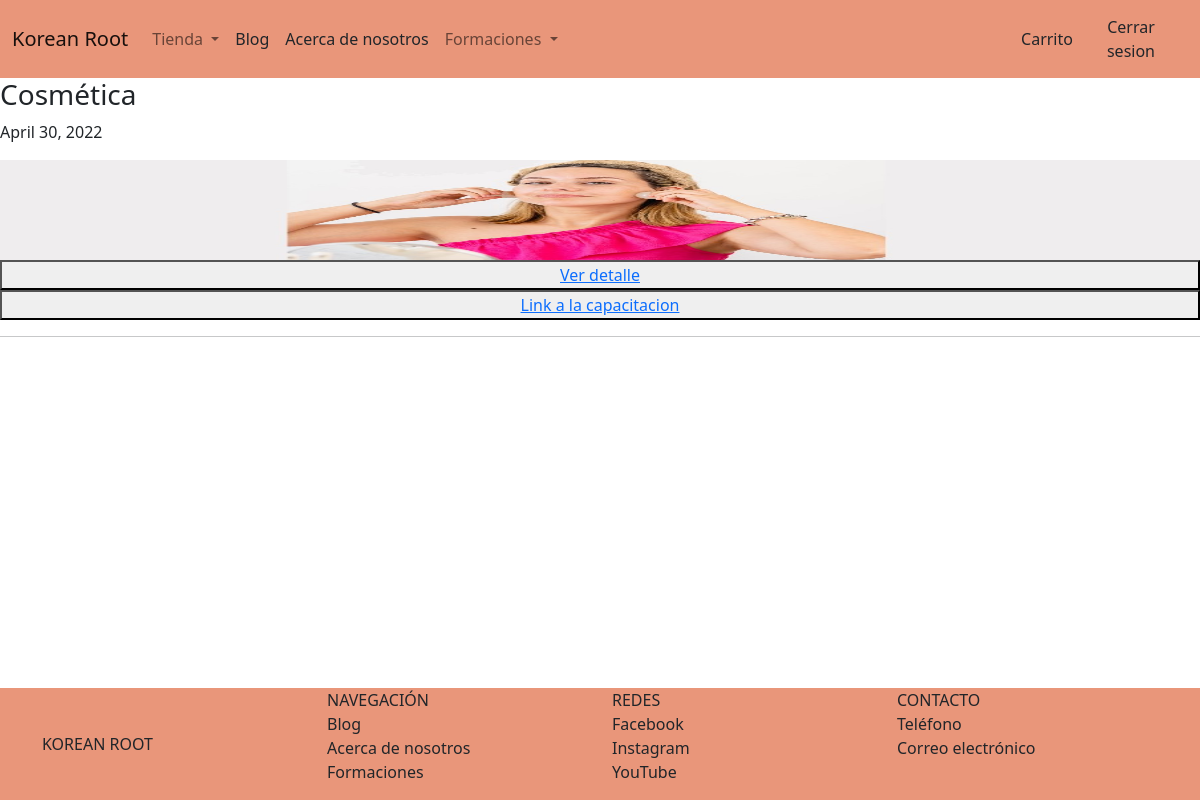
The app's page /tienda/misCapacitaciones/ (signed in) with its own data.
### AppTienda/models.py (models this page shows, shortened)
class Capacitacion(models.Model):
    nombre = models.CharField(max_length=50)
    precio = models.IntegerField()
    descripcion = models.TextField()
    fecha_inicio = models.DateField(auto_now=False, auto_now_add=False, null = True, blank = True)
    imagen_miniatura = models.ImageField(upload_to='miniaturas_capacitaciones', default = 'miniaturacapacitaciondefault.jpg')
    imagen_portada = models.ImageField(upload_to='portadas_capacitaciones', default = 'portadacapacitaciondefault.jpg')
    link_capacitacion = models.CharField(max_length=255)

### AppTienda/views.py (the view)
# urls.py: path('misCapacitaciones/', views.misCursos, name="mis_capacitaciones"),
@login_required
def misCursos(request):
      usuario = request.user
      productos = Capacitacion.objects.filter(operaciones__usuario_id = usuario.id)
      if productos:
            return render(request, 'AppTienda/mis_capacitaciones.html', {'productos': productos})
      else:
            messages.error(request, 'Usted no posee ninguna capacitacion')
            return redirect('Inicio')

### AppTienda/templates/AppTienda/mis_capacitaciones.html
{% extends 'AppTienda/padre.html' %}
{% load static %}
{% block contenidoQueCambia %}
    {% for producto in productos %}
        <h3>{{producto.nombre}}</h3>
        <p>{{producto.fecha_inicio}}</p>
        <img src="{{producto.imagen_miniatura.url}}" height="100">
        <button><a href="{% url 'capacitacion_detalle' id=producto.id %}">Ver detalle</a></button>
        <button><a href='{{producto.link_capacitacion}}'>Link a la capacitacion</a></button>
        <hr>
    {% endfor %}
{% endblock %}

### AppTienda/templates/AppTienda/padre.html (style rules this page uses)
.body { background-color:rgb(255, 255, 255); display: flex; flex-direction: column; min-height: 100vh; }

### records on screen
Capacitacion: nombre "Cosmética", fecha_inicio "April 30, 2022", imagen_miniatura (picture)
